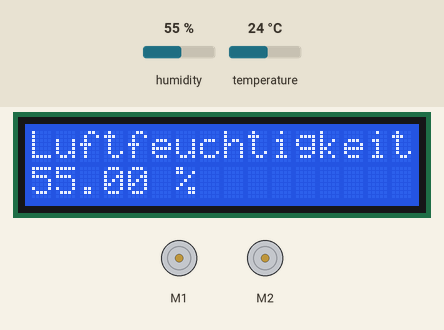
Recording of a sketch running on a simulated Arduino Mega 2560, built with avr-gcc and run on an emulated ATmega2560. Shown: 16×2 character LCD, 2 × DC motor (green arrow = forward, orange = backward, longer = faster). The test bench sets the inputs (shaded band); at power-on: humidity 55 %, temperature 24 °C.

Above: at 0.2 s.
At 14.2 s:
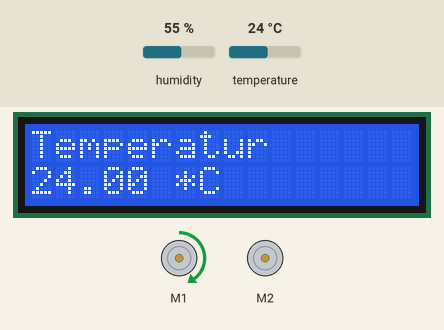
At 15.4 s:
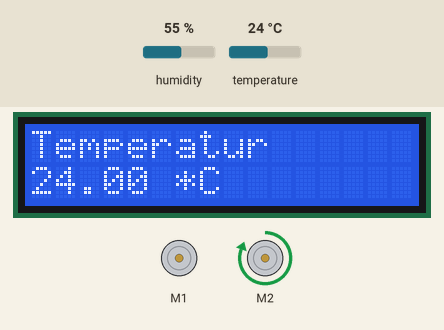
At 26.1 s:
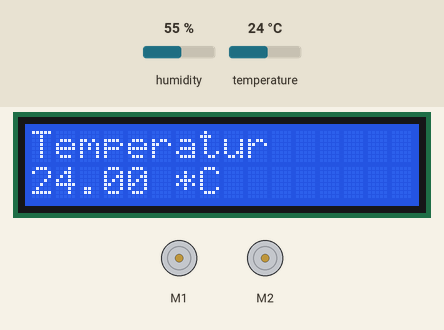
Timing chart, 0 to 114.7 s (numbered marks = the images above):
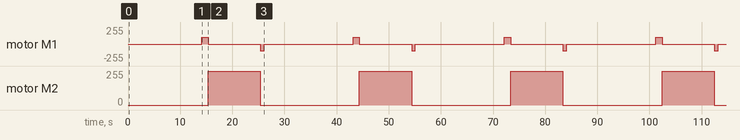

Measured:
- by itself, motor M1: repeats every 29.0 s: stopped 10.0 s, backward 100/255 0.75 s, stopped 17.1 s, forward 100/255 1.2 s
- by itself, motor M2: alternates forward 255/255 for 10.0 s and stopped for 19.0 s

The sketch:

LCD_TEMP.ino
```cpp
//LCD DISPLAY START
#include <Wire.h>
#include <LCD.h>
#include <LiquidCrystal_I2C.h>
#define I2C_ADDR    0x27 // Define I2C Address where the PCF8574A is
#define BACKLIGHT_PIN     3
#define En_pin  2
#define Rw_pin  1
#define Rs_pin  0
#define D4_pin  4
#define D5_pin  5
#define D6_pin  6
#define D7_pin  7
int n = 1;
LiquidCrystal_I2C  lcd(I2C_ADDR,En_pin,Rw_pin,Rs_pin,D4_pin,D5_pin,D6_pin,D7_pin);

//TEMP-SENSOR START
#include "DHT.h"
#define DHTPIN 52
#define DHTTYPE DHT22
DHT dht(DHTPIN, DHTTYPE);

//MOTOR-SHIELD START
#include <AFMotor.h>
AF_DCMotor motor(1);
AF_DCMotor air(2);

void setup() {

      dht.begin();

      lcd.begin (16,2);
      //Hintergrundbeleuchtung aktivieren
      lcd.setBacklightPin(BACKLIGHT_PIN,POSITIVE);
      lcd.setBacklight(HIGH);
      lcd.home ();

      motor.setSpeed(100);
      motor.run(RELEASE);
      air.setSpeed(255);
      air.run(RELEASE);
}

void loop() {
  lcd_display_temp();
  freshair();
}


void freshair() {
  //lcd.setCursor(0,0);
  //lcd.print("Belueftung:");
  //lcd.setCursor(0,1);
  //lcd.print("aktiviert");
  motor.run(FORWARD);
  delay(1200);
  motor.run(RELEASE);
  air.run(FORWARD);
  delay(10000);
  air.run(RELEASE);
  motor.run(BACKWARD);
  delay(750);
  motor.run(RELEASE);
  delay(3000);
}

void lcd_display_temp() {

    float h = dht.readHumidity();
    float t = dht.readTemperature();
    float f = dht.readTemperature(true);

     //Seite 1 Konsole
  Serial.print("Luftfeuchtigkeit");
  Serial.print(h);

  //Seite 1
      //Zeile 1
      lcd.setCursor ( 0, 0 );
      lcd.print("Luftfeuchtigkeit");
      //Zeile 2
      lcd.setCursor(0, 1);
      lcd.print(h);
      lcd.print(" %              ");
      delay(7000);

   //Seite 2 Konsole
  Serial.print("Temperatur");
  Serial.print(t);

  //Seite 2
      //Zeile 1
      lcd.setCursor ( 0, 0 );
      lcd.print("Temperatur      ");
      //Zeile 2
      lcd.setCursor(0, 1);
      lcd.print(t);
      lcd.print(" *C             ");
      delay(7000);
}
```
